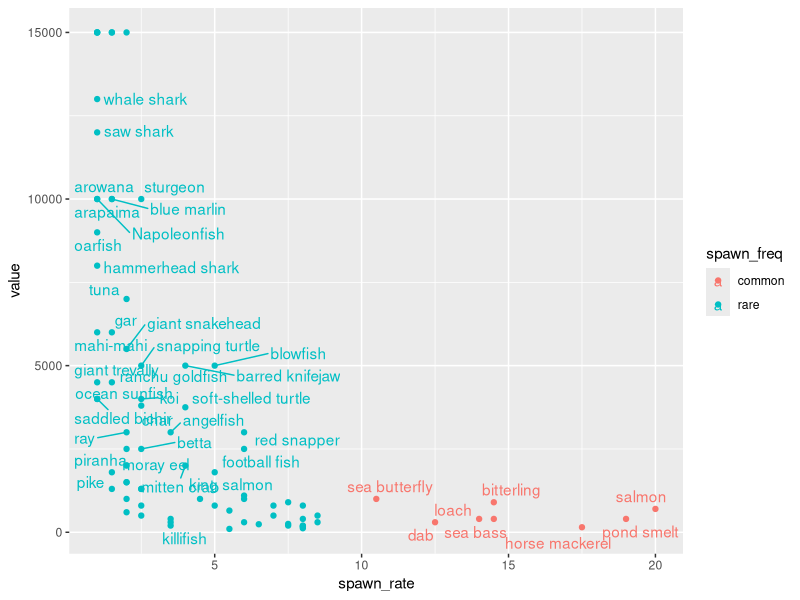
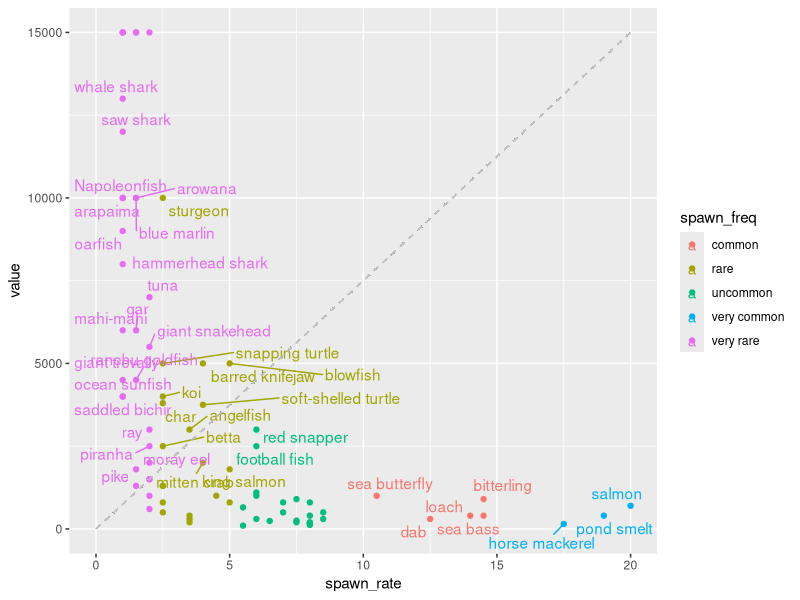
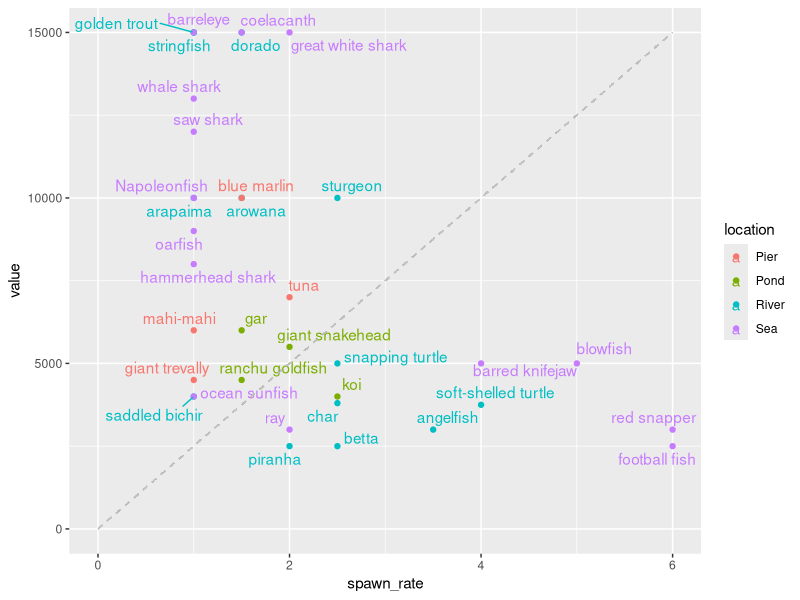
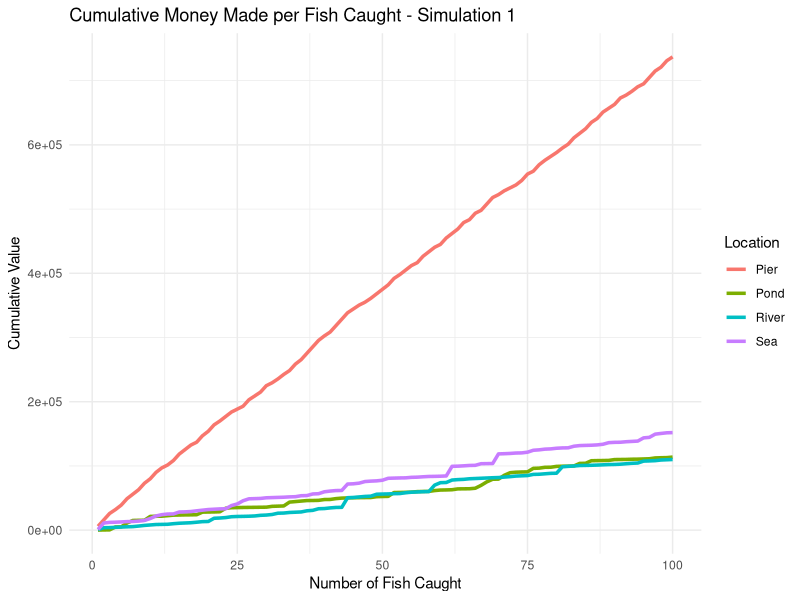
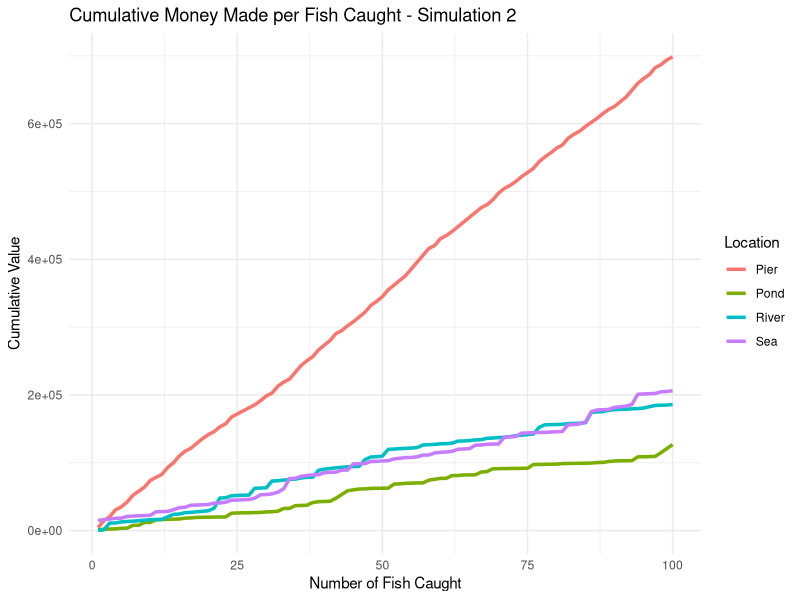
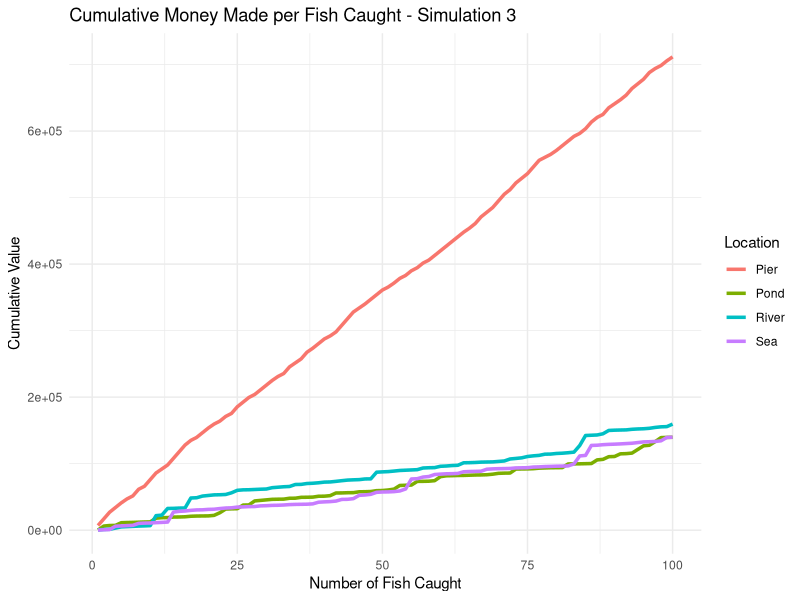
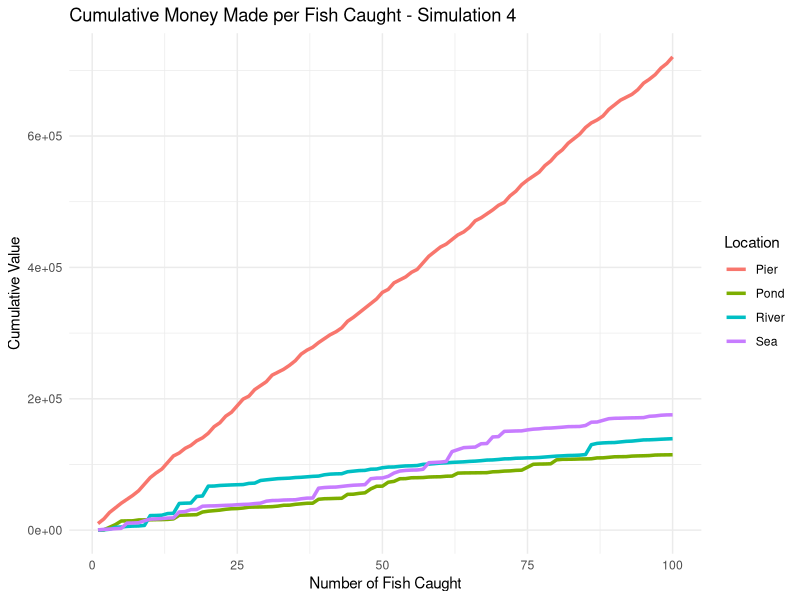
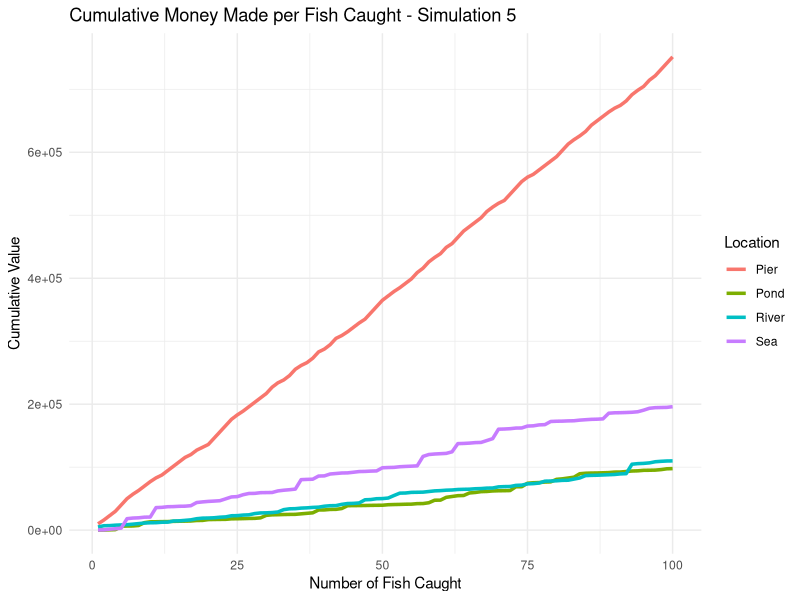

The R script that drew these images, in order:
## ---- chunk 1
#| echo: false

library(tidyverse)
library(knitr)
library(ggrepel)
library(clipr)

fish <- read_csv(file.path("..", "data", "acnh_fish.csv"))

# separate the spawn_rates
fish <- fish |>
  separate(spawn_rates, into = c("spawn_low", "spawn_high"), sep = "–", fill = "right") |>
  mutate(spawn_high = if_else(is.na(spawn_high), spawn_low, spawn_high)) |>
  mutate(
    spawn_low = as.numeric(spawn_low),
    spawn_high = as.numeric(spawn_high)
  ) |>
  # separate location
  separate(location, into = c("location", "location_condition"), sep = " \\(", fill = "right") |>
  # remove trailing )
  mutate(location_condition = gsub("\\)", "", location_condition))

fish |>
  select(name, value, location, spawn_low, spawn_high) |>
  slice_sample(n = 5) |>
  kable()
## ---- chunk 2
#| output-location: fragment
#| code-line-numbers: "2|3|4"
fish |>
  mutate(spawn_rate = (spawn_low + spawn_high) / 2) |>
  select(name, spawn_low, spawn_high, spawn_rate) |>
  arrange(desc(spawn_rate)) |>
  slice_head(n = 5)
## ---- chunk 3
#| output-location: fragment
#| code-line-numbers: "5"
fish |>
  mutate(
    spawn_rate = (spawn_low + spawn_high) / 2,
    # new:
    spawn_freq = if_else(spawn_rate > 10, "common", "rare")
  ) |>
  select(name, spawn_rate, spawn_freq) |>
  arrange(desc(spawn_rate)) |>
  slice_sample(n = 5)
## ---- chunk 4
#| output-location: slide
#| code-line-numbers: "2-5"
fish |>
  mutate(
    spawn_rate = (spawn_low + spawn_high) / 2,
    spawn_freq = if_else(spawn_rate > 10, "common", "rare")
  ) |>
  ggplot(aes(x = spawn_rate, y = value, color = spawn_freq)) +
  geom_point() +
  geom_text_repel(aes(label = name))
## ---- chunk 5
#| code-line-numbers: "4-10"
fish <- fish |>
  mutate(
    spawn_rate = (spawn_low + spawn_high) / 2,
    spawn_freq = case_when(
      spawn_rate > 15 ~ "very common",
      spawn_rate > 10 ~ "common",
      spawn_rate > 5 ~ "uncommon",
      spawn_rate > 2 ~ "rare",
      spawn_rate <= 2 ~ "very rare",
      TRUE ~ "default"
    )
  )
## ---- chunk 6
fish |>
  arrange(desc(spawn_rate)) |>
  select(name, spawn_rate, spawn_freq) |>
  slice_sample(n = 5) |>
  kable()
## ---- chunk 7
#| output-location: slide
#| code-line-numbers: "2"

fish |>
  ggplot(aes(x = spawn_rate, y = value, color = spawn_freq)) +
  geom_point() +
  geom_text_repel(aes(label = name)) +
  # draw line from origin to max
  geom_segment(aes(x = 0,
                   y = 0,
                   xend = max(spawn_rate),
                   yend = max(value)),
               linetype = "dashed",
               color = "gray",
               alpha = 0.1)
## ---- chunk 8
#| output-location: slide
#| code-line-numbers: "2-3|4-5|6-8|9-15"
fish |>
  # get rid of common or very common fish:
  filter(!spawn_freq %in% c("common", "very common")) |>
  # only keep fish above median value:
  filter(value > median(value)) |>
  ggplot(aes(x = spawn_rate, y = value, color = location)) +
  geom_point() +
  geom_text_repel(aes(label = name)) +
  geom_segment(aes(x = 0,
                   y = 0,
                   xend = max(spawn_rate),
                   yend = max(value)),
               linetype = "dashed",
               color = "gray",
               alpha = 0.1)
## ---- chunk 9
#| code-line-numbers: "2|3|4"
fish |>
  group_by(location) |>
  mutate(spawn_prob = spawn_rate / sum(spawn_rate)) |>
  ungroup() |>
  select(name, spawn_rate, location, spawn_prob) |>
  slice_sample(n = 5)
## ---- chunk 10
#| echo: false

simulate_fishing <- function(sim_number) {
  fish |> 
    group_by(location) |> 
    mutate(spawn_prob = spawn_rate / sum(spawn_rate)) |> 
    ungroup() |> 
    group_by(location) |> 
    reframe(
      caught_fish = sample(name, size = 100, prob = spawn_prob, replace = TRUE),
      value_per_fish = value[match(caught_fish, name)],
      fish_number = 1:100
    ) |> 
    group_by(location) |> 
    mutate(cumulative_value = cumsum(value_per_fish)) |> 
    ungroup() |> 
    ggplot(aes(x = fish_number, y = cumulative_value, color = location)) +
    geom_line(size = 1.2) +
    labs(
      title = paste("Cumulative Money Made per Fish Caught - Simulation", sim_number),
      x = "Number of Fish Caught",
      y = "Cumulative Value",
      color = "Location"
    ) +
    theme_minimal()
}

walk(1:25, ~print(simulate_fishing(.x)))
